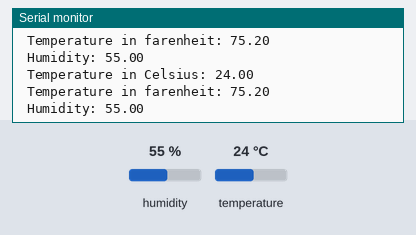
Bench run of a sketch on a simulated Arduino Uno, built with avr-gcc and run on an emulated ATmega328P. Shown: the last lines printed to the serial monitor. The test bench sets the inputs (shaded band); at power-on: humidity 55 %, temperature 24 °C.

Above: at 2.8 s.
2.9 s: humidity set to 22 %
At 4.8 s:
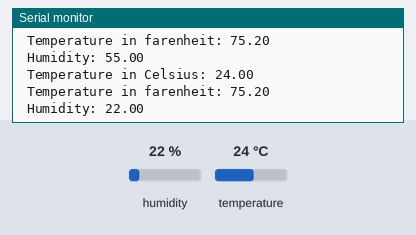
5.6 s: temperature set to 12 °C
At 6.7 s:
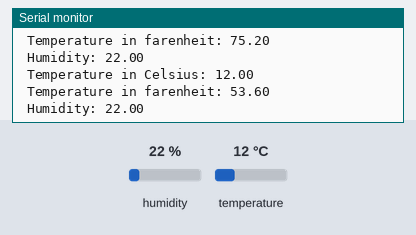
8.3 s: humidity set to 40 %
At 11.7 s:
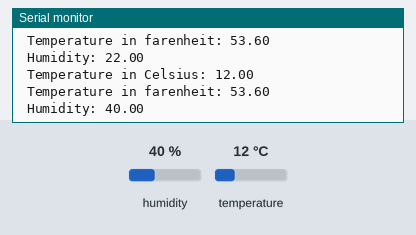
Timing chart, 0 to 13.2 s (numbered marks = the images above; inputs shaded):
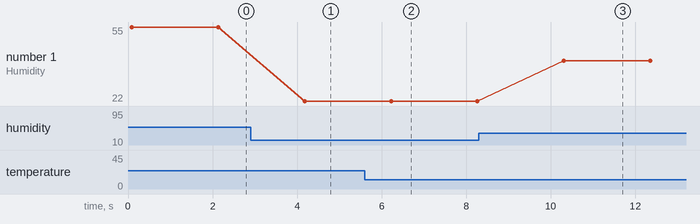

The sketch:

temp_humidity.ino
```cpp
#include <DHT.h>
#include <Adafruit_Sensor.h>

#define Type DHT11

#define sensePin 2

DHT climate_sensor(sensePin, Type);

float humid;
float celsius;
float fahrenheit;

int dt = 2000;

void setup() {
  // put your setup code here, to run once:

  Serial.begin(9600);

  climate_sensor.begin();
}

void loop() {
  // put your main code here, to run repeatedly:

  humid = climate_sensor.readHumidity();
  celsius = climate_sensor.readTemperature();
  fahrenheit = climate_sensor.readTemperature(free);

  Serial.print(" Temperature in Celsius: ");
  Serial.println(celsius);
  Serial.print(" Temperature in farenheit: ");
  Serial.println(fahrenheit);
  Serial.print(" Humidity: ");
  Serial.println(humid);

  delay(dt);
}
```

Measured:
- after the input at 2.9 s, the serial monitor: prints a new line after 1.3 s (image 1)
- after the input at 5.6 s, the serial monitor: prints a new line after 0.55 s (image 2)
- after the input at 8.3 s, the serial monitor: prints a new line after 2.0 s (image 3)
- plotted number 1: 55 → 22 after the input at 2.9 s, 22 → 40 after the input at 8.3 s
